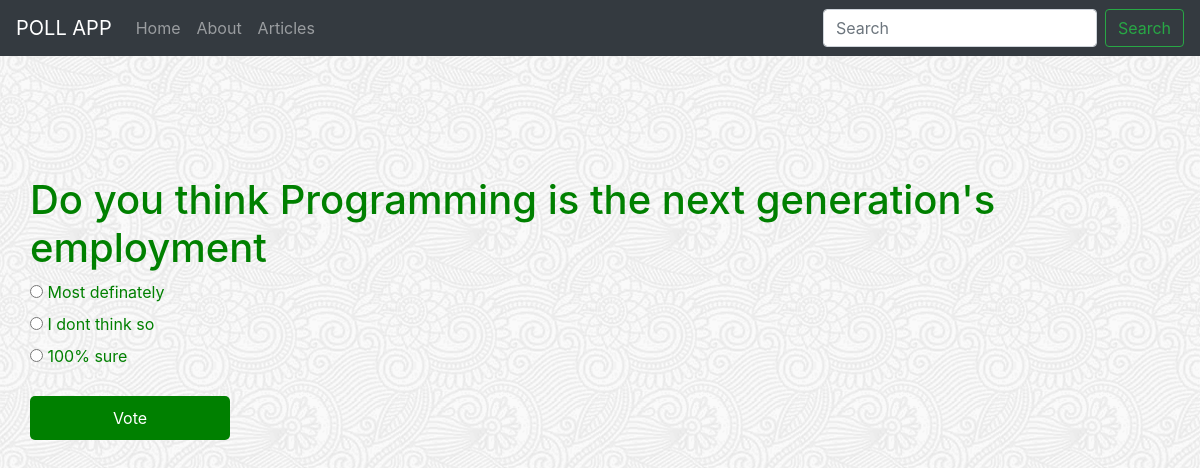
The app's page /polls/5/ with its own data.
### polls/models.py (models this page shows, shortened)
class Question(models.Model):
    question_text = models.CharField(max_length=200)
    pub_date = models.DateTimeField('date published')

class Choice(models.Model):
    question = models.ForeignKey(Question, on_delete=models.CASCADE)
    choice_text = models.CharField(max_length=200)
    votes = models.IntegerField(default=0)

### polls/views.py (the view)
# urls.py: path('<int:pk>/', views.DetailView.as_view(), name='detail'),
class DetailView(generic.DetailView):
    def get_queryset(self):
        return Question.objects.filter(pub_date__lte=timezone.now())

### polls/templates/polls/question_detail.html (shortened to what this page needs)
{% extends 'polls/layout.html' %}
{% block body %}
    <h1>{{ question.question_text }}</h1>
    <form action="{% url 'polls:vote' question.id %}" method="post">
    {% for choice in question.choice_set.all %}
        <input type="radio" name="choice" id="choice{{ forloop.counter }}" value="{{ choice.id }}">
        <label for="choice{{ forloop.counter }}">{{ choice.choice_text }}</label><br>
    {% endfor %}
    <input class="my_button" type="submit" value="Vote">
    </form>
{% endblock %}

### polls/static/polls/style.css (style rules this page uses)
body { background: rgb(151, 28, 28) url("images/background.png") ; color:green; }
.my_button { width: 200px; margin-top: 20px; background-color: green; color: #fff; padding: 10px; border: none; border-radius: 5px; }

### records on screen
Question: question_text "Do you think Programming is the next generation's employment"
Choice: choice_text "Most definately"
Choice: choice_text "I dont think so"
Choice: choice_text "100% sure"
